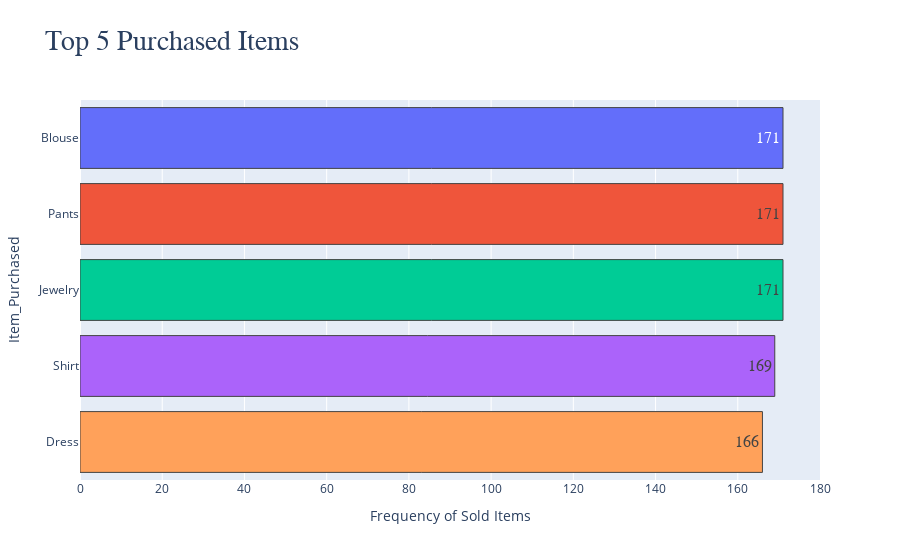

Here is the notebook cell this chart was saved with:
### Code cell
fig = px.bar(top_5_items, 
             x = top_5_items,
             y = top_5_items.index,
             orientation="h",
            color=top_5_items.index,
            labels={"x" : "Frequency of Sold Items", "y" : "Item"},
            text_auto=True,
            title="Top 5 Purchased Items")

fig.update_layout(
    showlegend = False,
     title = {
        "font": {
            "size": 28,
            "family": "tahoma",
        }
    }
)
fig.update_traces(
    textfont= {
        "family": "consolas",
        "size": 16,  
    },
    hovertemplate = "Item: %{y}<br>Frequency: %{x}",
    marker = {"line": {"color": "#444", "width":1}} 
)
iplot(fig)

### Figure 1 — Plotly figure (JSON) as saved in the notebook; plotly's stock layout.template omitted (floating-point values rounded to 4 significant figures)
{"data": [{"alignmentgroup": "True", "hovertemplate": "Item: %{y}<br>Frequency: %{x}", "legendgroup": "Blouse", "marker": {"color": "#636efa", "line": {"color": "#444", "width": 1}, "pattern": {"shape": ""}}, "name": "Blouse", "offsetgroup": "Blouse", "orientation": "h", "showlegend": true, "textfont": {"family": "consolas", "size": 16}, "textposition": "auto", "texttemplate": "%{x}", "type": "bar", "x": [171], "xaxis": "x", "y": ["Blouse"], "yaxis": "y"}, {"alignmentgroup": "True", "hovertemplate": "Item: %{y}<br>Frequency: %{x}", "legendgroup": "Pants", "marker": {"color": "#EF553B", "line": {"color": "#444", "width": 1}, "pattern": {"shape": ""}}, "name": "Pants", "offsetgroup": "Pants", "orientation": "h", "showlegend": true, "textfont": {"family": "consolas", "size": 16}, "textposition": "auto", "texttemplate": "%{x}", "type": "bar", "x": [171], "xaxis": "x", "y": ["Pants"], "yaxis": "y"}, {"alignmentgroup": "True", "hovertemplate": "Item: %{y}<br>Frequency: %{x}", "legendgroup": "Jewelry", "marker": {"color": "#00cc96", "line": {"color": "#444", "width": 1}, "pattern": {"shape": ""}}, "name": "Jewelry", "offsetgroup": "Jewelry", "orientation": "h", "showlegend": true, "textfont": {"family": "consolas", "size": 16}, "textposition": "auto", "texttemplate": "%{x}", "type": "bar", "x": [171], "xaxis": "x", "y": ["Jewelry"], "yaxis": "y"}, {"alignmentgroup": "True", "hovertemplate": "Item: %{y}<br>Frequency: %{x}", "legendgroup": "Shirt", "marker": {"color": "#ab63fa", "line": {"color": "#444", "width": 1}, "pattern": {"shape": ""}}, "name": "Shirt", "offsetgroup": "Shirt", "orientation": "h", "showlegend": true, "textfont": {"family": "consolas", "size": 16}, "textposition": "auto", "texttemplate": "%{x}", "type": "bar", "x": [169], "xaxis": "x", "y": ["Shirt"], "yaxis": "y"}, {"alignmentgroup": "True", "hovertemplate": "Item: %{y}<br>Frequency: %{x}", "legendgroup": "Dress", "marker": {"color": "#FFA15A", "line": {"color": "#444", "width": 1}, "pattern": {"shape": ""}}, "name": "Dress", "offsetgroup": "Dress", "orientation": "h", "showlegend": true, "textfont": {"family": "consolas", "size": 16}, "textposition": "auto", "texttemplate": "%{x}", "type": "bar", "x": [166], "xaxis": "x", "y": ["Dress"], "yaxis": "y"}], "layout": {"barmode": "relative", "legend": {"title": {"text": "Item_Purchased"}, "tracegroupgap": 0}, "showlegend": false, "title": {"font": {"family": "tahoma", "size": 28}, "text": "Top 5 Purchased Items"}, "xaxis": {"anchor": "y", "domain": [0, 1], "title": {"text": "Frequency of Sold Items"}}, "yaxis": {"anchor": "x", "categoryarray": ["Dress", "Shirt", "Jewelry", "Pants", "Blouse"], "categoryorder": "array", "domain": [0, 1], "title": {"text": "Item_Purchased"}}}}
